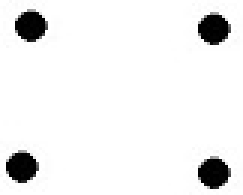
%> input picture 2012/Script_Final/Imagenes/ImgCompleta2.jpg, 81 x 65 px, given in place of kernel.jpg, which was not available (shown 3 times larger)
$ octave ScriptPrueba.m   (GNU Octave 9; MATLAB toolbox functions it lacks are replaced by stand-ins)
%> lines starting %> are read from the running program, lines starting %| are printed output that depends on the picture; in (x1, y1, x2, y2) boxes, pixels count from 0 and x2, y2 are one past the last pixel; in counts of white or black regions, pixels touching at a corner belong together; the program's own positions count from 1; pictures that were not available may be replaced by others from this repository, and a replacement may not be noted
### 2012/Script_Final/func_CargarImagen.m
function [ imagen] = func_CargarImagen(FileName,PathFile)
%> called with FileName = 'kernel.jpg', PathFile = '.\Imagenes'

FullFileName = fullfile(PathFile,FileName);
CargarIm_Matriz = imread(FullFileName);
%> CargarIm_Matriz is the input picture: size 65x81x3 uint8; min 0, max 255, mean 238.7
imagen =(CargarIm_Matriz( : , : ,1));
[imgKF , imgKC] = size(imagen);
%> imgKF = 65; imgKC = 81

for i= 1: imgKC
    for j= 1: imgKF

        if imagen(j,i)>128
            imagen(j,i)=0;
        else
            imagen(j,i) =255;
        end
    end
end
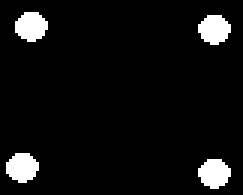
%> imagen: size 65x81 uint8 (shown 3 times larger); 6.3% white; 4 white regions, box (x1, y1, x2, y2) and area: (5, 4, 16, 14) 83, (2, 51, 13, 61) 83, (66, 5, 77, 15) 82, (66, 53, 77, 63) 82

end

### 2012/Script_Final/func_filtrarImagenUmbral.m
%Dada una imagen, y un umbral, me devuelve un anueva imagen con los que
%est醤 por arriba o por debajo de ese umbral. El "arriba" o "abajo" se
%define en el tercer argumento con 1(para arriba)o 0 (para abajo)


function [ MatMaximos ] = func_filtrarImagenUmbral(Imagen,Umbral,may_men)
%> called with Umbral = 255, may_men = 1

[Filas , Columnas] = size(Imagen);
%> Filas = 65; Columnas = 81
MatMaximos= zeros(size(Imagen));

if may_men ==1

for f=1: Filas
    for c=1:Columnas

       if Imagen(f,c)>= Umbral
         MatMaximos(f,c)=255;
       else
         MatMaximos(f,c)=0;
       end
    end

end

else

    for f=1: Filas
    for c=1:Columnas

       if Imagen(f,c)<= Umbral
         MatMaximos(f,c)=255;
       else
         MatMaximos(f,c)=0;
       end
    end

    end

end

end

### 2012/Script_Final/func_InvertirImagen.m
function [ ImagenInvertida ] = func_InvertirImagen(Imagen,ColorBase,ColorFinal )
%> called with ColorBase = 0, ColorFinal = 255
[Fil,Col]= size(Imagen);
%> Fil = 65; Col = 81
ImagenInvertida=zeros(size(Imagen));

for fil=1:Fil
    for col=1:Col
        if Imagen(fil,col)==ColorBase
            ImagenInvertida(fil,col)=ColorFinal;
        else
            ImagenInveritda(fil,col)=ColorBase;
        end
    end
end
%> ImagenInveritda: size 63x77 double; every value is 0

end

### 2012/Script_Final/func_Etiquetar.m
%**************************************************************************
% FINAL
%   GIAR
%   Grupo de Inteligencia Artificial y Robotica
%   Fecha: 18/10/2011
%   Ultima Edici髇: 20/12/2011
%   Autor: Ver髇ica Fabbro, Federico Quintas
%
%   Descripcion: Dada una imagen con X objetos dentro, se busca
%   obtener X imagenes separadas del mismo tama駉 que la original, y luego
%   obtener X imagenes del tama駉 del objeto.
%
%**************************************************************************
function [ NumLabels, Matriz_EtiquetasPosta ] = func_Etiquetar(Imagen_Original )

% Imagen_Original =255-uint8(Imagen_Original);
[cant_fil cant_col] = size(Imagen_Original);
%> cant_fil = 65; cant_col = 81

%Editar Imagenes (binarizo)
Imagen_Original= func_Binarizar(cant_fil,cant_col,Imagen_Original);


%primero la inicializo con ceros, y luego pongo todos los pixeles en Blanco
Matriz_Etiquetas = zeros(cant_fil,cant_col);

Matriz_Etiquetas= func_PonerMatrizEnBlanco(cant_fil,cant_col,Matriz_Etiquetas);
%> after the loop in func_PonerMatrizEnBlanco, `for col = 1: (cant_col)`: Imagen: size 65x81 double; every value is 255
Numero_Etiqueta = 1;

for col=2:(cant_col - 1)
    for fil=2:(cant_fil-1)
        %si en la Matriz de la imagen original, el pixel en el que estoy es
        %negro, entonces analiza
        if Imagen_Original(fil,col) ==0
            %Crea vector de 4 posiciones e inicializo en 0
            for pos=1:4
                Vec_Vecinos(pos)=0;
            end

             %Guardo los 4 vecinos que ya recorri en el vector
             Vec_Vecinos(1)= Matriz_Etiquetas(fil-1,col);
             Vec_Vecinos(2)= Matriz_Etiquetas(fil-1,col-1);
             Vec_Vecinos(3)= Matriz_Etiquetas(fil,col-1);
             Vec_Vecinos(4)= Matriz_Etiquetas(fil+1,col-1);

             if (Vec_Vecinos(1)~= 255)% si no es blanco, asigno ese valor a la etiqueta menor
                 Etiqueta_Menor= Vec_Vecinos(1);
             else
                 Etiqueta_Menor =1500; %si es blanco, entonces le pongo un valor 1500 para que no moleste cuando calculo el menor
             end

             for pos=1:4
                 %si el valor que tengo de etiqueta es mayor que otro del
                 %vector, mientras que no sea blanco, asigno ese valor a la
                 %etiqueta menor
                 if (Etiqueta_Menor> Vec_Vecinos(pos)) && (Vec_Vecinos(pos)~= 255)
                     Etiqueta_Menor = Vec_Vecinos(pos);
                 end
             end

             if Etiqueta_Menor ~=1500
                Matriz_Etiquetas(fil,col) = Etiqueta_Menor;
             else %si el valor quedo en 1500 es porque todos sus vecinos son blancos, entonces tengo que asignar una nueva etiqueta
                 Matriz_Etiquetas(fil,col)= Numero_Etiqueta;
                 Numero_Etiqueta = Numero_Etiqueta + 1;


                 %Comento las siguientes 3 l韓eas porque podr韆n borrarse
                 %if Numero_Etiqueta == 255 %si el numero de etiqueta aumento tanto hasta 255 no tiene que tomar ese valor porque es el del color blanco
                 %    Numero_Etiqueta = Numero_Etiqueta + 1;
                 %end

             end
        end
    end
    end
%> after the loop, Etiqueta_Menor = 4; Numero_Etiqueta = 5; Vec_Vecinos = [4 4 4 4]
%Cargo un vector del largo de la cantidad de etiquetas, y en cada posici髇
%"i" cargo el n鷐ero "i".
pos_Vec= 1;
for i= 1:Numero_Etiqueta
    Vec_Etiquetas(i)=i;
end
%> this loop made 5 passes
%> after the loop, Vec_Etiquetas = [1 2 3 4 5]

%Hago una pasada, trabajando con el vector de etiquetas

for col=2: (cant_col-1)
    for fil =2: (cant_fil-1)
        if Imagen_Original(fil,col)==0
               %se guardan todos los vecinos
               Matriz_Vecinos(1,1) = Matriz_Etiquetas(fil-1,col-1);
               Matriz_Vecinos(1,2)= Matriz_Etiquetas(fil-1,col);
               Matriz_Vecinos(1,3) = Matriz_Etiquetas(fil-1,col+1);
               Matriz_Vecinos(2,1) = Matriz_Etiquetas(fil,col-1);
               Matriz_Vecinos(2,2)= Matriz_Etiquetas(fil,col);
               Matriz_Vecinos(2,3)= Matriz_Etiquetas(fil,col+1);
               Matriz_Vecinos(3,1) = Matriz_Etiquetas(fil+1,col-1);
               Matriz_Vecinos(3,2) = Matriz_Etiquetas(fil+1,col);
               Matriz_Vecinos(3,3) = Matriz_Etiquetas(fil+1,col+1);

               etiqueta_actual= Matriz_Vecinos(2,2);

        encontro= 0;

        %Busco la etiqueta menor
            if (Matriz_Vecinos(1,1) ~= 255)
               Etiqueta_Menor= Matriz_Vecinos(1,1);
           else
               Etiqueta_Menor = etiqueta_actual;
           end

           for f=1:3
               for c=1:3
                   if (Matriz_Vecinos(f,c)~= 255)&& (Etiqueta_Menor> Matriz_Vecinos(f,c))
                       Etiqueta_Menor = Matriz_Vecinos(f,c);
                   end
               end
          end
       %Si encontro una etiqueta menor a la actual, voy guardar en el vector de etiquetas en la posicion actual
       %el valor del vector de la posicion de la etiqueta menor
           if Etiqueta_Menor ~= etiqueta_actual
               encontro=1;
               etiqueta_encontrada = Etiqueta_Menor;
           end

        if encontro==1
            Vec_Etiquetas(etiqueta_actual) = Vec_Etiquetas(etiqueta_encontrada);
        end

        end
    end
end
%> after the loop, Matriz_Vecinos = [4 4 255; 4 4 255; 4 255 255]; encontro = 0; etiqueta_actual = 4

%Modifico la imagen de etiquetas con los valores del vector

for col= 2: (cant_col-1)
    for fil= 2 : (cant_fil-1)

        if Imagen_Original(fil,col) ==0
            pixel = Matriz_Etiquetas(fil,col);
            Matriz_Etiquetas(fil,col) = Vec_Etiquetas(pixel);
        end
    end
end
%> after the loop, pixel = 4


  nro_objetos = 1;
  Vec_Contador_Objetos(nro_objetos) =0;

  %contador de objetos
  for col= 2: (cant_col -1)
      for fil =2:(cant_fil-1)

          if (Matriz_Etiquetas(fil,col) ~= 0) && (Matriz_Etiquetas(fil,col) ~= 255)
              Repetido= 0;
              for pos= 1: nro_objetos
                  if Matriz_Etiquetas (fil,col) ==Vec_Contador_Objetos(pos)
                      Repetido = 1;
                  end
              end
              if Repetido ==0
                  nro_objetos= nro_objetos+1;
                  Vec_Contador_Objetos(nro_objetos)= Matriz_Etiquetas(fil,col);
              end

          end

      end

  end
%> after the loop, Repetido = 1; Vec_Contador_Objetos = [0 1 2 3 4]; nro_objetos = 5

 % [5 lines of commented-out code are left out]

 a= Numero_Etiqueta;
%> a = 5
 b= Matriz_Etiquetas;
 c= (nro_objetos-1);
%> c = 4
 f=2;

 for i=1:4
     VecEtiquetasFinal(i)=333;
 end
 b=2;
 VecEtiquetasFinal(1)= Vec_Etiquetas(1);
 for i=1:(length(Vec_Etiquetas)-1)
     for j=1:4
     if (VecEtiquetasFinal(j) == Vec_Etiquetas(i))
         a=0;
     else
         a=a+1;
     end
     end

     if (a==4)
         VecEtiquetasFinal(b)= Vec_Etiquetas(i);
         b=b+1;
     end
     a=0;
 end
%> this loop made 4 passes
%> after the loop, VecEtiquetasFinal = [1 2 3 4]

 %VecEtiquetas = [1 34 38 43];

 Matriz_EtiquetasPosta = zeros(size(Matriz_Etiquetas));
% [8 lines of commented-out code are left out]


  Matriz_EtiquetasPosta(Matriz_Etiquetas == VecEtiquetasFinal(1)) = 1 ;
%> Matriz_EtiquetasPosta: size 65x81 double; values 0 (black) and 1 (white), 1.6% white; 1 white region, box (x1, y1, x2, y2) and area: (2, 51, 13, 61) 83
  Matriz_EtiquetasPosta(Matriz_Etiquetas == VecEtiquetasFinal(2)) = 2 ;
%> Matriz_EtiquetasPosta: size 65x81 double; min 0, max 2, mean 0.0473
  Matriz_EtiquetasPosta(Matriz_Etiquetas == VecEtiquetasFinal(3)) = 3 ;
%> Matriz_EtiquetasPosta: size 65x81 double; min 0, max 3, mean 0.094
  Matriz_EtiquetasPosta(Matriz_Etiquetas == VecEtiquetasFinal(4)) = 4 ;
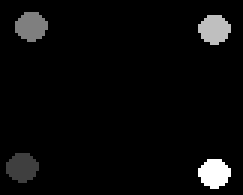
%> Matriz_EtiquetasPosta: size 65x81 double (shown 3 times larger); min 0, max 4, mean 0.156; drawn with min black and max white

 save('LabelMatrix.mat','Matriz_EtiquetasPosta','c','Matriz_Etiquetas')

% figure;
%image(Matriz_Etiquetas);

NumLabels = c;
%> NumLabels = 4


% [7 lines of commented-out code are left out]


### 2012/Script_Final/func_Binarizar.m
function [Matriz_Binarizada] = func_Binarizar(cant_fil,cant_col,Imagen_Original)

for x=1 :cant_fil
    for y=1: cant_col
        if  Imagen_Original(x,y)<200
            Imagen_Original(x,y)=0;
        else
            Imagen_Original(x,y)=255;
        end
    end
end
Matriz_Binarizada = Imagen_Original;
end

### 2012/Script_Final/func_PonerMatrizEnBlanco.m
function [Imagen] = func_PonerMatrizEnBlanco(cant_fil,cant_col,Imagen)
for col = 1: (cant_col)
    for fil =1: (cant_fil)
       Imagen(fil,col)= 255;
    end
end
end

### 2012/Script_Final/func_ObtenerMaximos2.m
function [ MatMaximos ] = func_ObtenerMaximos2(MatCorrelacion )
%Aca filtro con el umbral que yo asigno, para obtener las 醨eas m醲imas, el
%tercer argumento es para que filtre por arriba de ese umbral(1)

ImgFiltrada = func_filtrarImagenUmbral(MatCorrelacion, 255,1);

ImgFiltradaInvertida= func_InvertirImagen(ImgFiltrada,0,255);

%etiqueto y obtengo 4 醨eas
[Cant_Objetos, ImgEtiquetada]  = func_Etiquetar(ImgFiltradaInvertida);
%> Cant_Objetos = 4
o=Cant_Objetos;
%> o = 4


%Obtengo las 4 im醙enes de los puntos individuales con
%func_filtradoEspecial, y calculo su centro de masa
ImgFiltrada1= func_filtradoEspecial(ImgEtiquetada,1);
Vector1= func_ObtenerCentrodeMasa(ImgFiltrada1);
%> after the loop in func_ObtenerCentrodeMasa, `for fil=1:Filas`: M = 83; SumCol = 659; SumFil = 4679; Vector = [56 8]
%> Vector1 = [56 8]

ImgFiltrada2= func_filtradoEspecial(ImgEtiquetada,2);
%> after the loop in func_filtradoEspecial (call 2), `for fil=1:Filas`: ImagenFiltrada: size 65x81 double; 1.6% white; 1 white region, box (x1, y1, x2, y2) and area: (5, 4, 16, 14) 83

Vector2= func_ObtenerCentrodeMasa(ImgFiltrada2);
%> Vector2 = [9 11]
ImgFiltrada3= func_filtradoEspecial(ImgEtiquetada,3);
%> call 3 of func_filtradoEspecial, with Valor = 3
%> after the loop in func_filtradoEspecial (call 3), `for fil=1:Filas`:
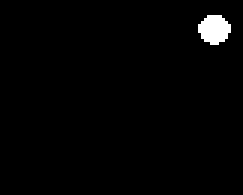
%> ImagenFiltrada: size 65x81 double (shown 3 times larger); 1.6% white; 1 white region, box (x1, y1, x2, y2) and area: (66, 5, 77, 15) 82

Vector3= func_ObtenerCentrodeMasa(ImgFiltrada3);
%> Vector3 = [10 72]
ImgFiltrada4= func_filtradoEspecial(ImgEtiquetada,4);
%> call 4 of func_filtradoEspecial, with Valor = 4
%> after the loop in func_filtradoEspecial (call 4), `for fil=1:Filas`:
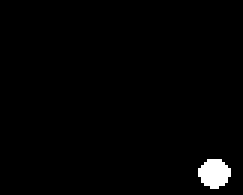
%> ImagenFiltrada: size 65x81 double (shown 3 times larger); 1.6% white; 1 white region, box (x1, y1, x2, y2) and area: (66, 53, 77, 63) 82
Vector4= func_ObtenerCentrodeMasa(ImgFiltrada4);
%> Vector4 = [58 72]
%> `MaxOrig = func_ObtenerMaximos2(Img)`: MaxOrig = [56 8; 9 11; 10 72; 58 72]
%> `DistanciaOriginal=norm([(MaxOrig(4,1)-MaxOrig(3,1)) (MaxOrig(4,2)-MaxO..`: DistanciaOriginal = 48
%Lo asigno a la matrizMaximos
MatMaximos(1,1)=Vector1(1,1);
MatMaximos(1,2)=Vector1(1,2);
MatMaximos(2,1)=Vector2(1,1);
MatMaximos(2,2)=Vector2(1,2);
MatMaximos(3,1)=Vector3(1,1);
MatMaximos(3,2)=Vector3(1,2);
MatMaximos(4,1)=Vector4(1,1);
MatMaximos(4,2)=Vector4(1,2);

end

### 2012/Script_Final/func_filtradoEspecial.m

%esta funci髇 recibe la Imagen y un valor, y s髄o se queda con los valores
%iguales a ese valor

function [ ImagenFiltrada] = func_filtradoEspecial(Imagen,Valor)

[Filas , Columnas] = size(Imagen);
ImagenFiltrada= zeros(size(Imagen));

for fil=1:Filas
    for col=1:Columnas

        if Imagen(fil,col)==Valor
            ImagenFiltrada(fil,col)=255;
        else
            ImagenFiltrada(fil,col)=0;
        end

    end
end


end

### 2012/Script_Final/func_ObtenerCentrodeMasa.m
function [ Vector ] = func_ObtenerCentrodeMasa( Imagen )
[Filas,Columnas] = size(Imagen);
M=0;
SumFil=0;
SumCol=0;

for fil=1:Filas
    for col=1:Columnas
        if Imagen(fil,col) == 255
            SumFil=SumFil+fil;
            SumCol=SumCol+col;
            M=M+1;
    end
    end

Vector(1,1)=round(SumFil/M);
Vector(1,2)=round(SumCol/M);

end

### 2012/Script_Final/func_Correlacionar.m
function [MatCorrelacion] = func_Correlacionar(kernel,Img)
[imgF , imgC] = size(Img);
%> imgF = 65; imgC = 81
[kF , kC] = size(kernel);
%> kF = 65; kC = 81
MatCorrelacion = zeros(size(Img));

%Agrando la imagen para que entre el kernel
Img_adaptada1 = [zeros(kF - 1 , imgC); Img];
%> Img_adaptada1: size 129x81 uint8; 3.2% white; 4 white regions, box (x1, y1, x2, y2) and area: (5, 68, 16, 78) 83, (2, 115, 13, 125) 83, (66, 69, 77, 79) 82, (66, 117, 77, 127) 82
Img_adaptada2 = [Img_adaptada1; zeros(kF - 1 , imgC)];
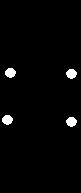
%> Img_adaptada2: size 193x81 uint8; 2.1% white; 4 white regions, box (x1, y1, x2, y2) and area: (5, 68, 16, 78) 83, (2, 115, 13, 125) 83, (66, 69, 77, 79) 82, (66, 117, 77, 127) 82
Img_adaptada3 = [Img_adaptada2 zeros((imgF + 2*kF - 2), kC-1)] ;
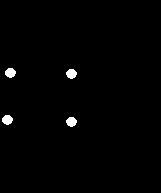
%> Img_adaptada3: size 193x161 uint8; 1.1% white; 4 white regions, box (x1, y1, x2, y2) and area: (5, 68, 16, 78) 83, (2, 115, 13, 125) 83, (66, 69, 77, 79) 82, (66, 117, 77, 127) 82
Img_Final = [zeros(imgF + 2*kF - 2, kC-1) Img_adaptada3];
%> Img_Final: size 193x241 uint8; 0.71% white; 4 white regions, box (x1, y1, x2, y2) and area: (85, 68, 96, 78) 83, (82, 115, 93, 125) 83, (146, 69, 157, 79) 82, (146, 117, 157, 127) 82

[imgFinalF , imgFinalC] = size(Img_Final);
%> imgFinalF = 193; imgFinalC = 241

vectorMax=zeros(4,2);


%Obtengo la Matriz Correlacion, que va a ser el kernel multiplicado punto a
%punto por la imagen original
for i= 1:(imgFinalC-kC)
   for j=1:(imgFinalF-kF)
      SubMat = Img_Final( j:(j-1)+kF , i:(i-1)+kC );
      Correlacion = sum(sum(SubMat.*kernel));

      MatCorrelacion(j ,i ) = Correlacion ;

   end

end

MatCorrelacion=MatCorrelacion/max(max(abs(MatCorrelacion)))*255;

end

### 2012/Script_Final/func_Correlacionar2.m
function [ MatCorrelacion] = func_Correlacionar2(kernel,Img)
%esta version s髄o me correlaciona en un 醨ea dada( el size del kernel)

[imgF , imgC] = size(Img);
[kF , kC] = size(kernel);
MatCorrelacion = zeros(size(Img));

%Agrando la imagen para que entre el kernel
Img_adaptada1 = [zeros(kF - 1 , imgC); Img];
Img_adaptada2 = [Img_adaptada1; zeros(kF - 1 , imgC)];
Img_adaptada3 = [Img_adaptada2 zeros((imgF + 2*kF - 2), kC-1)] ;
Img_Final = [zeros(imgF + 2*kF - 2, kC-1) Img_adaptada3];

[imgFinalF , imgFinalC] = size(Img_Final);

%Obtengo la Matriz Correlacion, que va a ser el kernel multiplicado punto a
%punto por la imagen original

for i= 1:(kC+ kC)
   for j=1:(kF+ kF)
      SubMat = Img_Final( j:(j-1)+kF , i:(i-1)+kC );
      Correlacion = sum(sum(SubMat.*kernel));
      MatCorrelacion(j ,i ) = Correlacion ;
   end
end

for i= (imgFinalC-kC-kC-kC):(imgFinalC-kC)
   for j=1:(kF+kF)
      SubMat = Img_Final( j:(j-1)+kF , i:(i-1)+kC );
      Correlacion = sum(sum(SubMat.*kernel));
      MatCorrelacion(j ,i ) = Correlacion ;
   end
end

for i= 1:(kC+kC)
   for j=(imgFinalF-kF-kF-kF):(imgFinalF-kF)
      SubMat = Img_Final( j:(j-1)+kF , i:(i-1)+kC );
      Correlacion = sum(sum(SubMat.*kernel));
      MatCorrelacion(j ,i ) = Correlacion ;
   end
end

for i= (imgFinalC-kC-kC-kC):(imgFinalC-kC)
   for j=(imgFinalF-kF-kF-kF):(imgFinalF-kF)
      SubMat = Img_Final( j:(j-1)+kF , i:(i-1)+kC );
      Correlacion = sum(sum(SubMat.*kernel));
      MatCorrelacion(j ,i ) = Correlacion ;
   end
end

MatCorrelacion=MatCorrelacion/max(max(abs(MatCorrelacion)))*255;

end

### 2012/Script_Final/ScriptPrueba.m
clc;
close all;
clear all;
fclose all;

%Cargo las Imagenes
kernel= func_CargarImagen('kernel.jpg','.\Imagenes');

Img=func_CargarImagen('ImgCompleta2.jpg','.\Imagenes');
MaxOrig = func_ObtenerMaximos2(Img)
DistanciaOriginal=norm([(MaxOrig(4,1)-MaxOrig(3,1)) (MaxOrig(4,2)-MaxOrig(3,2))])
figure('name','Imagen Original','NumberTitle','off');
MatCorrelacion= func_Correlacionar(kernel,Img);
imshow(MatCorrelacion);
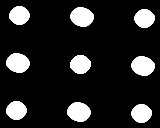
%> displayed picture: size 128x160, on the screen's scale of 0 to 255; min 0, max 255, mean 37.2


figure('name','Imagen Original','NumberTitle','off');
imshow(Img);
MatCorrelacion= func_Correlacionar2(kernel,Img);
%> the run ends on the next line
